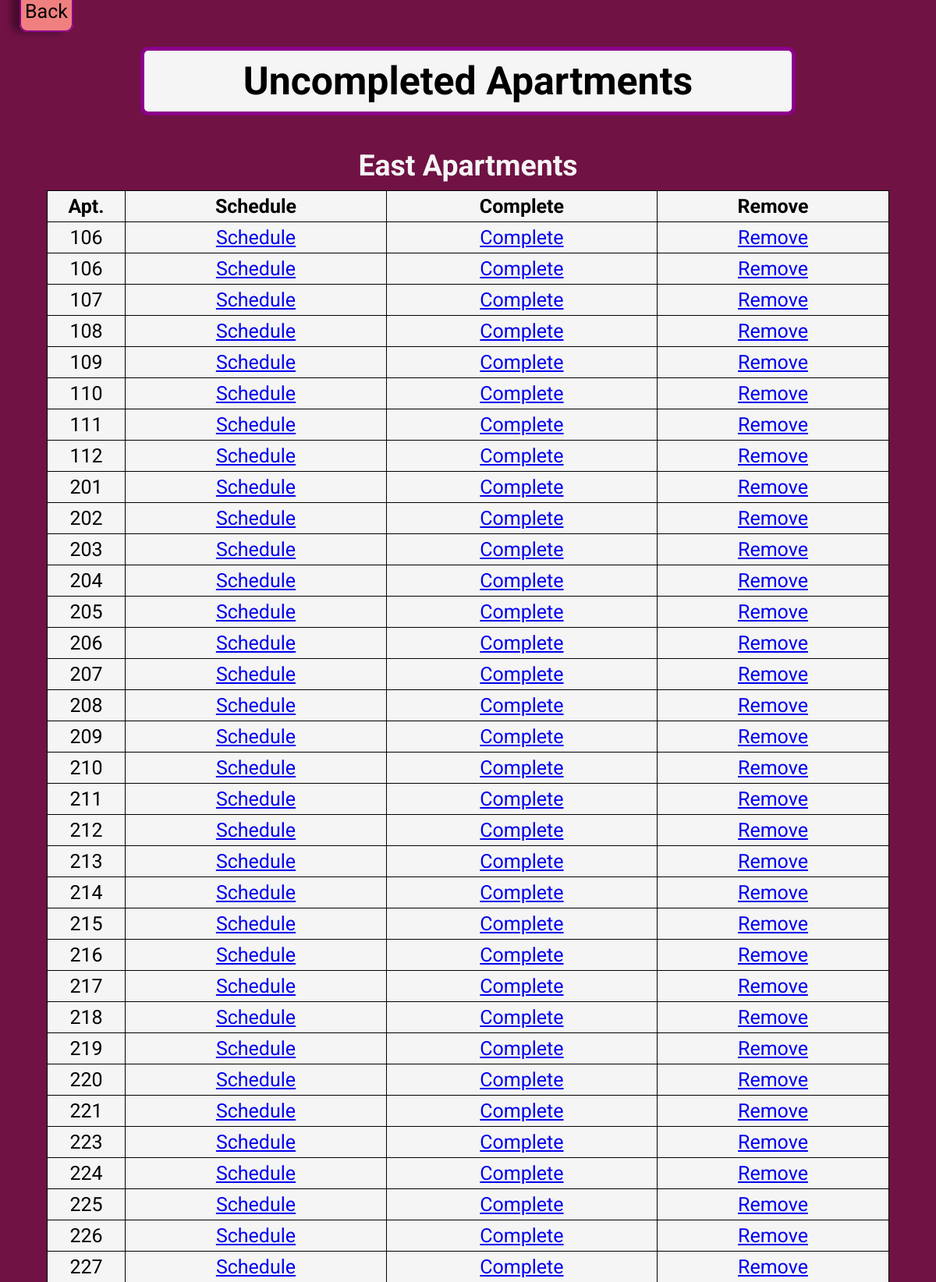
/streaming-transition/uncomplete/ (signed in, upper part), run on the app's committed database.
### streaming_transition/models.py (models this page shows, shortened)
class Apartment(models.Model):
    apartment_number = models.IntegerField()
    building = models.CharField(max_length=255)
    complete = models.BooleanField(default=False)
    date_completed = models.DateField(null=True, blank=True)

### streaming_transition/views.py (the view)
# urls.py: path('uncomplete/', UncompleteView.as_view(), name='uncomplete'),
class UncompleteView(LoginRequiredMixin, ListView):
    model = Apartment
    template_name = 'base/uncomplete.html'
    def get_context_data(self, **kwargs):
        context = super().get_context_data(**kwargs)
        east_apartments = Apartment.objects.filter(building='East', complete=False).order_by('apartment_number')
        west_apartments = Apartment.objects.filter(building='West', complete=False).order_by('apartment_number')
        context['east_apartments'] = east_apartments
        context['west_apartments'] = west_apartments
        return context

### streaming_transition/templates/base/uncomplete.html (shortened to what this page needs)
{% include 'base/streaming-transition-main.html' %}
{% block content %}
<div class="header">
    <h1>Uncompleted Apartments</h1>
</div>
<div class="tableHeader">
    <h2>East Apartments</h2>
</div>
<table>
    <thead>
        <tr>
            <th>Apt.</th>
            <th>Schedule</th>
            <th>Complete</th>
            <th>Remove</th>
        </tr>
    </thead>
    <tbody>
        {% for apartment in east_apartments %}
        <tr>
            <td>{{ apartment.apartment_number }}</td>
            <td><a href="#">Schedule</a></td>
            <td><a href="#">Complete</a></td>
            <td><a href="#">Remove</a></td>
        </tr>
        {% endfor %}
    </tbody>
</table>
{% endblock %}

### streaming_transition/static/css/streaming-transition-stylesheet.css (style rules this page uses)
* { margin: 0; padding: 0; box-sizing: border-box; font-size: 25px; font-family: 'Roboto', sans-serif; }
body { background-color: rgb(112, 18, 68); }
.header { background-color: whitesmoke; display: flex; justify-content: center; align-items: center; min-width: 350px; width: 70%; margin: 1.25rem; margin-left: auto; margin-right: auto; border-radius: 10px; border: 5px solid darkmagenta; }
.header h1 { font-size: 2rem; padding: 10px; text-align: center; }
table { background-color: whitesmoke; width: 90%; border-collapse: collapse; margin-left: auto; margin-right: auto; }
table td, table th { border: 1px solid black; text-align: center; padding: 5px; }
table td:first-child, table th:first-child { width: 100px; }
.tableHeader { display: flex; justify-content: center; align-items: center; }
.tableHeader h2 { font-size: 1.5rem; padding: 10px; text-align: center; color: whitesmoke; }

### data on the page
Apartment: apartment_number "106"
Apartment: apartment_number "106"
Apartment: apartment_number "107"
Apartment: apartment_number "108"
Apartment: apartment_number "109"
Apartment: apartment_number "110"
Apartment: apartment_number "111"
Apartment: apartment_number "112"
Apartment: apartment_number "201"
Apartment: apartment_number "202"
Apartment: apartment_number "203"
Apartment: apartment_number "204"
Apartment: apartment_number "205"
Apartment: apartment_number "206"
Apartment: apartment_number "207"
Apartment: apartment_number "208"
Apartment: apartment_number "209"
Apartment: apartment_number "210"
Apartment: apartment_number "211"
Apartment: apartment_number "212"
Apartment: apartment_number "213"
Apartment: apartment_number "214"
Apartment: apartment_number "215"
Apartment: apartment_number "216"
Apartment: apartment_number "217"
Apartment: apartment_number "218"
Apartment: apartment_number "219"
Apartment: apartment_number "220"
Apartment: apartment_number "221"
Apartment: apartment_number "223"
Apartment: apartment_number "224"
Apartment: apartment_number "225"
Apartment: apartment_number "226"
Apartment: apartment_number "227"
